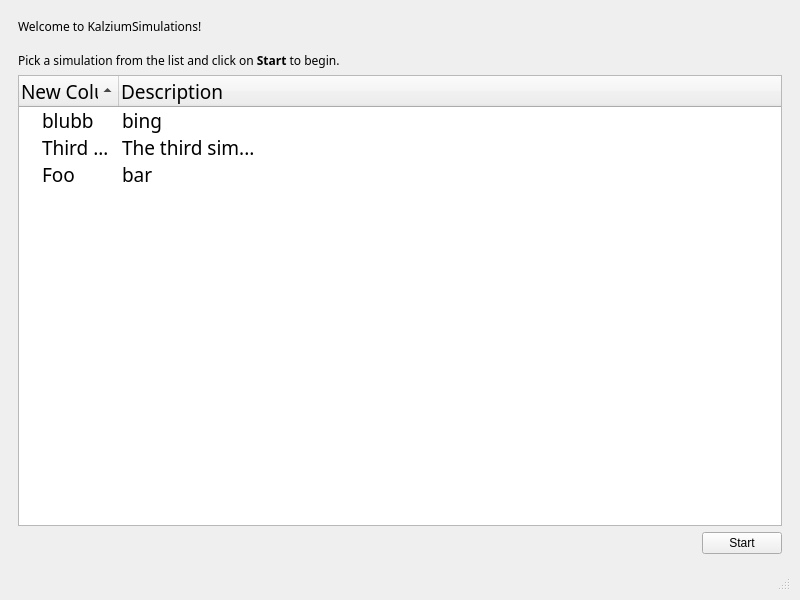
<ui version="4.0" >
 <author></author>
 <comment></comment>
 <exportmacro></exportmacro>
 <class>MainDialog</class>
 <widget class="QWidget" name="MainDialog" >
  <property name="geometry" >
   <rect>
    <x>0</x>
    <y>0</y>
    <width>800</width>
    <height>600</height>
   </rect>
  </property>
  <property name="windowTitle" >
   <string>KalziumSimulations</string>
  </property>
  <layout class="QGridLayout" >
   <property name="margin" >
    <number>9</number>
   </property>
   <property name="spacing" >
    <number>6</number>
   </property>
   <item row="1" column="0" >
    <widget class="QStatusBar" name="statusbar" />
   </item>
   <item row="0" column="0" >
    <layout class="QGridLayout" >
     <property name="margin" >
      <number>9</number>
     </property>
     <property name="spacing" >
      <number>6</number>
     </property>
     <item row="1" column="0" colspan="2" >
      <widget class="QTreeWidget" name="treeWidget" >
       <property name="font" >
        <font>
         <family>Sans Serif</family>
         <pointsize>14</pointsize>
         <weight>50</weight>
         <italic>false</italic>
         <bold>false</bold>
         <underline>false</underline>
         <strikeout>false</strikeout>
        </font>
       </property>
       <property name="uniformRowHeights" >
        <bool>true</bool>
       </property>
       <property name="sortingEnabled" >
        <bool>true</bool>
       </property>
       <column>
        <property name="text" >
         <string>New Column</string>
        </property>
       </column>
       <column>
        <property name="text" >
         <string>Description</string>
        </property>
       </column>
       <item>
        <property name="text" >
         <string>Foo</string>
        </property>
        <property name="text" >
         <string>bar</string>
        </property>
       </item>
       <item>
        <property name="text" >
         <string>blubb</string>
        </property>
        <property name="text" >
         <string>bing</string>
        </property>
       </item>
       <item>
        <property name="text" >
         <string>Third Sim</string>
        </property>
        <property name="text" >
         <string>The third sim...</string>
        </property>
       </item>
      </widget>
     </item>
     <item row="2" column="1" >
      <widget class="QPushButton" name="pushButton" >
       <property name="text" >
        <string>Start</string>
       </property>
      </widget>
     </item>
     <item row="0" column="0" >
      <widget class="QLabel" name="label" >
       <property name="text" >
        <string>&lt;html>&lt;head>&lt;meta name="qrichtext" content="1" />&lt;/head>&lt;body style=" white-space: pre-wrap; font-family:Sans Serif; font-size:9pt; font-weight:400; font-style:normal; text-decoration:none;">&lt;p style=" margin-top:0px; margin-bottom:0px; margin-left:0px; margin-right:0px; -qt-block-indent:0; text-indent:0px;">Welcome to KalziumSimulations!&lt;/p>&lt;p style="-qt-paragraph-type:empty; margin-top:0px; margin-bottom:0px; margin-left:0px; margin-right:0px; -qt-block-indent:0; text-indent:0px;">&lt;/p>&lt;p style=" margin-top:0px; margin-bottom:0px; margin-left:0px; margin-right:0px; -qt-block-indent:0; text-indent:0px;">Pick a simulation from the list and click on &lt;span style=" font-weight:600;">Start&lt;/span> to begin.&lt;/p>&lt;/body>&lt;/html></string>
       </property>
      </widget>
     </item>
     <item row="2" column="0" >
      <spacer>
       <property name="orientation" >
        <enum>Qt::Horizontal</enum>
       </property>
       <property name="sizeHint" >
        <size>
         <width>40</width>
         <height>20</height>
        </size>
       </property>
      </spacer>
     </item>
    </layout>
   </item>
  </layout>
 </widget>
 <pixmapfunction></pixmapfunction>
 <resources/>
 <connections/>
</ui>
